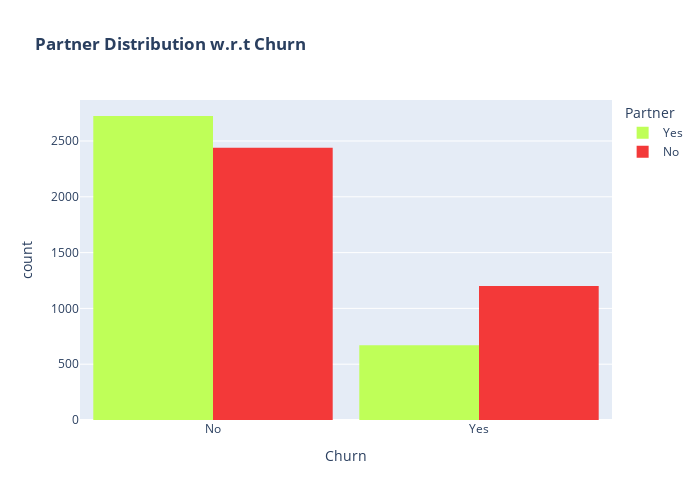

Notebook cell for this chart:
### Code cell
color_map = {
    "Yes": "#bfff58",
    "No": "#f33939"
}
fig = px.histogram(data, x="Churn", color='Partner', barmode="group", title="<b>Partner Distribution w.r.t Churn</b>", color_discrete_map=color_map)
fig.update_layout(width=700, height=500, bargap=0.1)
fig.show()

### Figure 1 — Plotly figure (JSON) as saved in the notebook; plotly's stock layout.template omitted (floating-point values rounded to 4 significant figures; data arrays with more than 128 entries replaced by an {"elided": "..."} marker saying what was removed)
{"data": [{"alignmentgroup": "True", "bingroup": "x", "hovertemplate": "Partner=Yes<br>Churn=%{x}<br>count=%{y}<extra></extra>", "legendgroup": "Yes", "marker": {"color": "#bfff58", "pattern": {"shape": ""}}, "name": "Yes", "offsetgroup": "Yes", "orientation": "v", "showlegend": true, "type": "histogram", "x": {"elided": "3393 str values"}, "xaxis": "x", "yaxis": "y"}, {"alignmentgroup": "True", "bingroup": "x", "hovertemplate": "Partner=No<br>Churn=%{x}<br>count=%{y}<extra></extra>", "legendgroup": "No", "marker": {"color": "#f33939", "pattern": {"shape": ""}}, "name": "No", "offsetgroup": "No", "orientation": "v", "showlegend": true, "type": "histogram", "x": {"elided": "3639 str values"}, "xaxis": "x", "yaxis": "y"}], "layout": {"bargap": 0.1, "barmode": "group", "height": 500, "legend": {"title": {"text": "Partner"}, "tracegroupgap": 0}, "title": {"text": "<b>Partner Distribution w.r.t Churn</b>"}, "width": 700, "xaxis": {"anchor": "y", "domain": [0, 1], "title": {"text": "Churn"}}, "yaxis": {"anchor": "x", "domain": [0, 1], "title": {"text": "count"}}}}
